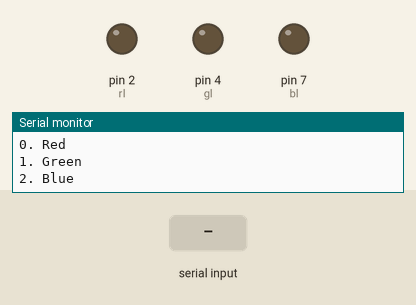
This sketch was run on a simulated Arduino Uno, built with avr-gcc and run on an emulated ATmega328P. Parts: output pins drawn as LEDs (lit = HIGH), the last lines printed to the serial monitor. The test bench sets the inputs (shaded band).

Above: at 1.2 s.
1.3 s: "Red" received over Serial
At 3.5 s:
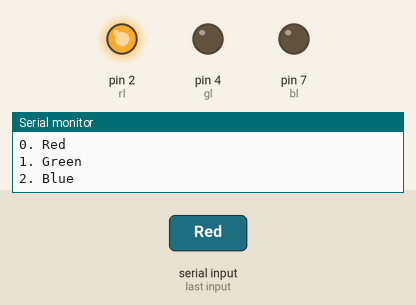
3.8 s: "Green" received over Serial
At 5.6 s:
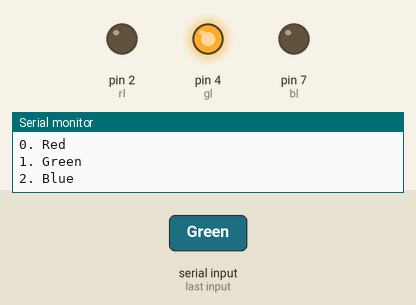
6.3 s: "Blue" received over Serial
At 8.5 s:
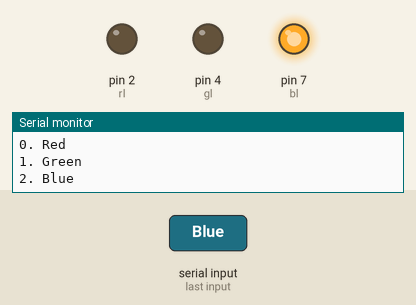
8.8 s: "red" received over Serial
At 10.5 s:
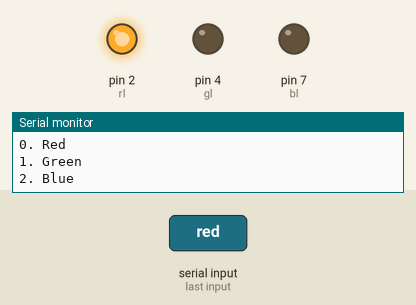
11.3 s: "green" received over Serial
At 13.6 s:
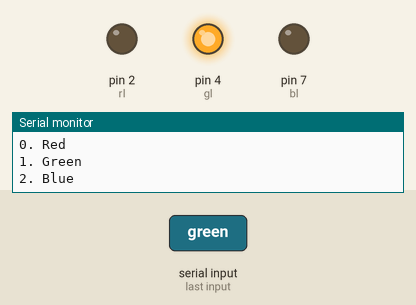
Timing chart, 0 to 14.8 s (numbered marks = the images above; inputs shaded):
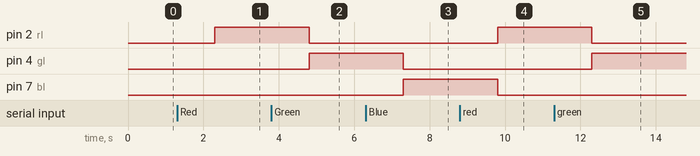

Measured:
- after the input at 1.3 s, pin 2 (rl): LOW → HIGH after 1.0 s
- after the input at 3.8 s, pin 2 (rl): HIGH → LOW after 1.0 s; pin 4 (gl): LOW → HIGH after 1.0 s
- after the input at 6.3 s, pin 4 (gl): HIGH → LOW after 1.0 s; pin 7 (bl): LOW → HIGH after 1.0 s
- after the input at 8.8 s, pin 2 (rl): LOW → HIGH after 1.0 s; pin 7 (bl): HIGH → LOW after 1.0 s
- after the input at 11.3 s, pin 2 (rl): HIGH → LOW after 1.0 s; pin 4 (gl): LOW → HIGH after 1.0 s

The sketch:

printexamplefromsite.ino
```cpp
String msg1 = "What color LED would you like me to light up?";
//String c1 = "Red";
///String c2 = "Green";
//String c3 = "Blue;
String c[3] = {"Red", "Green", "Blue"};
String ans;
int rl = 2;
int gl = 4;
int bl = 7;
int j;

void setup() {
  // put your setup code here, to run once:
  Serial.begin(9600);
  pinMode(rl, OUTPUT);
  pinMode(gl, OUTPUT);
  pinMode(bl, OUTPUT);
}

void loop() {
  // put your main code here, to run repeatedly:
  Serial.println(msg1);
  for (j = 0; j < 3; j = j + 1) {
    Serial.print(j);
    Serial.print(". ");
    Serial.println(c[j]);
  }
  while (Serial.available() == 0) {
  }
  ans = Serial.readString();
  /*if(ans == "Red"){
    digitalWrite(rl, HIGH);
    delay(5000);
    digitalWrite(rl,LOW);
    }
    else if(ans == "Green"){
    digitalWrite(gl, HIGH);
    delay(5000);
    digitalWrite(gl,LOW);
    }
    else if(ans == "Blue"){
    digitalWrite(bl, HIGH);
    delay(5000);
    digitalWrite(bl,LOW);
    }*/
  if (ans == "Red" || ans == "red") {
    digitalWrite(rl, HIGH);
    digitalWrite(gl, LOW);
    digitalWrite(bl, LOW);
  }
  else if (ans == "Green" || ans == "green") {
    digitalWrite(rl, LOW);
    digitalWrite(gl, HIGH);
    digitalWrite(bl, LOW);
  }
  else if (ans == "Blue" || ans == "blue") {
    digitalWrite(rl, LOW);
    digitalWrite(gl, LOW);
    digitalWrite(bl, HIGH);
  }
}

/*
  Uses a for loop to print numbers in various formats.


  void setup() {
  Serial.begin(9600); // open the serial port at 9600 bps:
  }

  void loop() {
  // print labels
  Serial.print("NO FORMAT");  // prints a label
  Serial.print("\t");         // prints a tab

  Serial.print("DEC");
  Serial.print("\t");

  Serial.print("HEX");
  Serial.print("\t");

  Serial.print("OCT");
  Serial.print("\t");

  Serial.print("BIN");
  Serial.println();        // carriage return after the last label

  for (int x = 0; x < 64; x++) { // only part of the ASCII chart, change to suit
    // print it out in many formats:
    Serial.print(x);       // print as an ASCII-encoded decimal - same as "DEC"
    Serial.print("\t\t");  // prints two tabs to accomodate the label lenght

    Serial.print(x, DEC);  // print as an ASCII-encoded decimal
    Serial.print("\t");    // prints a tab

    Serial.print(x, HEX);  // print as an ASCII-encoded hexadecimal
    Serial.print("\t");    // prints a tab

    Serial.print(x, OCT);  // print as an ASCII-encoded octal
    Serial.print("\t");    // prints a tab

    Serial.println(x, BIN);  // print as an ASCII-encoded binary
    // then adds the carriage return with "println"
    delay(200);            // delay 200 milliseconds
  }
  Serial.println();        // prints another carriage return
  }*/
```
